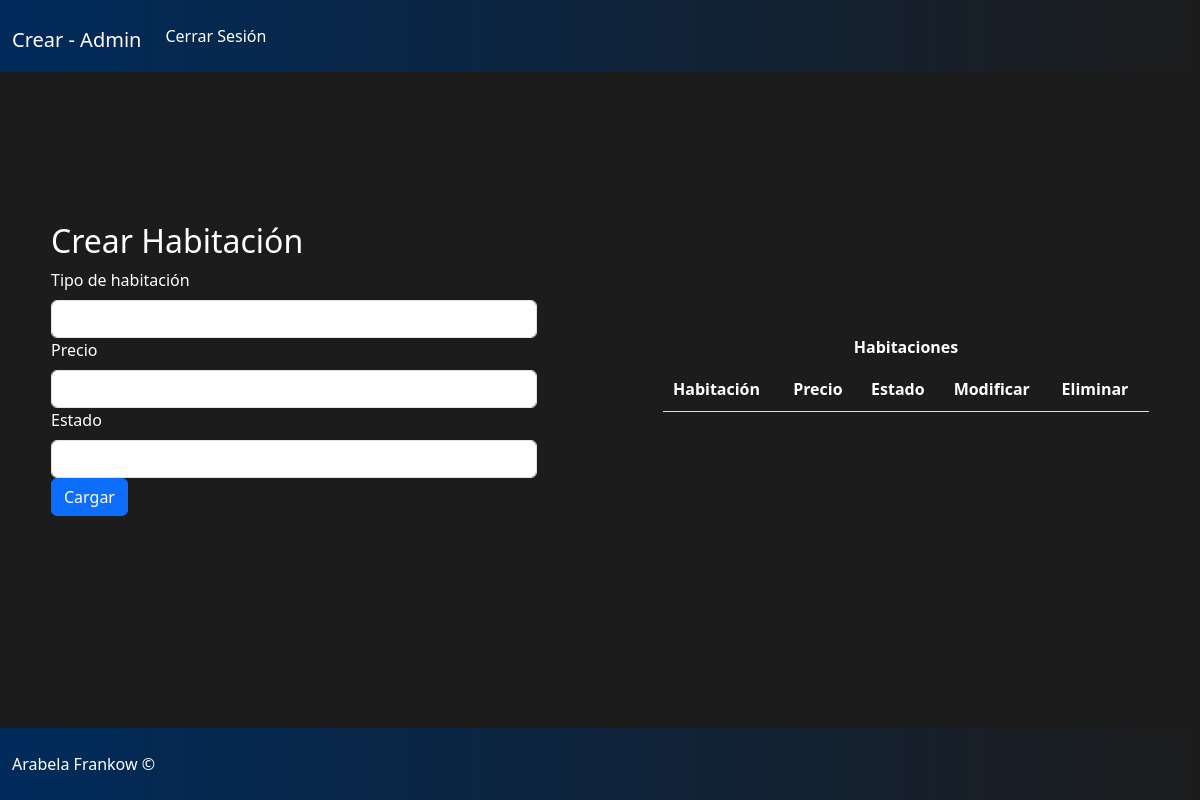
Page /admin/index.php on the earlier database version.
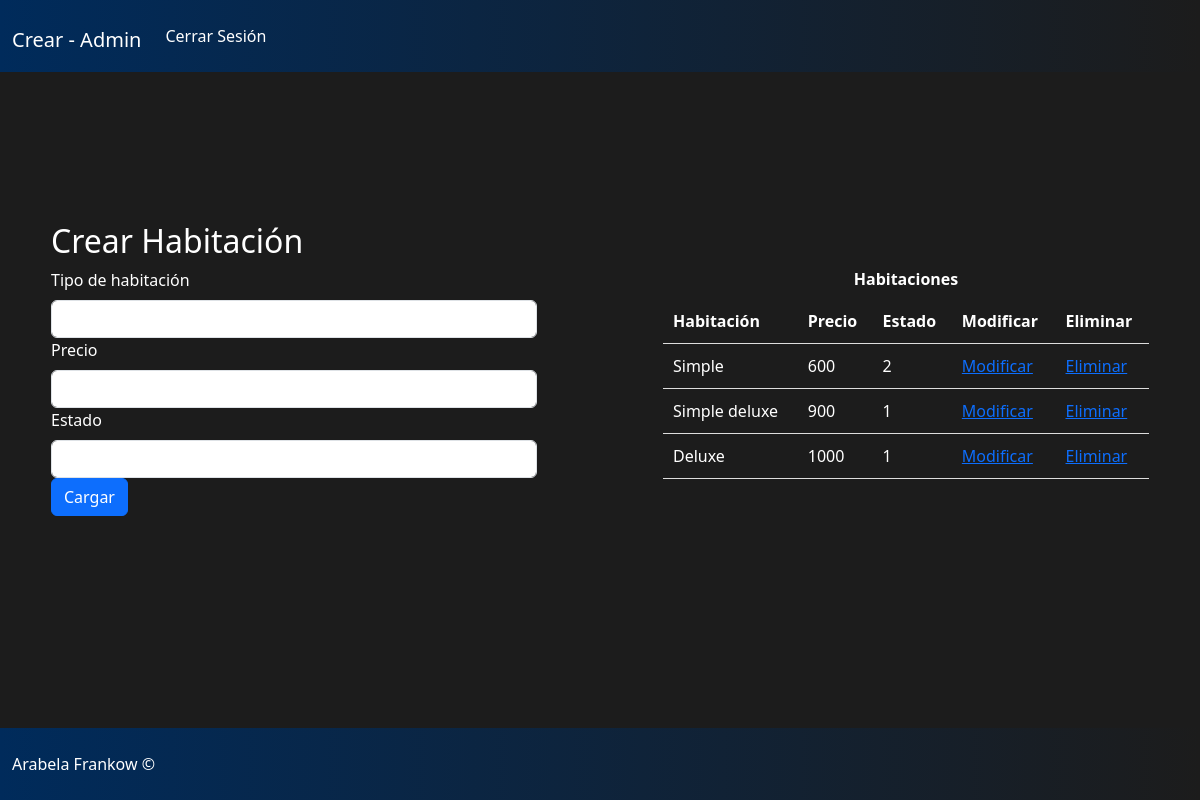
Same page on the later database version.
### tables this page shows
CREATE TABLE `habitacion` (
  `id_Habitacion` int(11) NOT NULL,
  `tipo` varchar(45) NOT NULL,
  `precio` double NOT NULL,
  `fk_Estado` int(11) NOT NULL
);

### admin/index.php (the view, shortened to what this page needs)
<?php
include_once("../componentes/conf/conf.php");
?>
<!DOCTYPE html>
<html lang="es">
<head>
    <link rel="stylesheet" href="../asset/css/bootstrap.css">
    <link rel="stylesheet" href="../asset/css/estilos.css">
    <link rel="stylesheet" href="../../asset/css/estilos.css">
</head>
<body>
    <header>
        <nav class="navbar navbar-expand-lg color">
            <div class="container-fluid">
                <h1><a class="navbar-brand letra" href="../index.php" >Crear - Admin</a></h1>
                <div class="collapse navbar-collapse" id="navbarNav">
                    <ul class='navbar-nav'>
                        <li class='nav-item' >
                            <a href='../componentes/security/logout.php' class='nav-link letra' >Cerrar Sesión</a>
                        </li>
                    </ul>
                </div>
            </div>
        </nav>
    </header>
    <main>
        <section class="row abajo">
            <article class="col-5 mover">
            <h2 class="letra">Crear Habitación</h2>
            <form action="alta/alta_cat.php" method="get" >
                <div>
                    <label for="habitacion" class="form-label letra">Tipo de habitación</label>
                    <input id="habitacion"  type="text"  name="habitacion" class="form-control">
                </div>
                <div>
                    <label for="precio" class="form-label letra">Precio</label>
                    <input id="precio"  type="number"  name="precio" class="form-control">
                </div>
                <div>
                    <label for="estado" class="form-label letra">Estado</label>
                    <input id="estado"  type="number"  name="estado" class="form-control">
                </div>
                <div>
                    <input type="submit" value="Cargar" class="btn btn-primary">
                </div>
            </form>
            </article>
            <article class="col-5 mover">
                <table>
                    <caption class="letra">Habitaciones</caption>
                    <thead>
                        <th class="letra">Habitación</th>
                        <th class="letra">Precio</th>
                        <th class="letra">Estado</th>
                        <th class="letra">Modificar</th>
                        <th class="letra">Eliminar</th>
                    </thead>
                    <tbody>
                        <?php
                            $consulta = "SELECT * FROM habitacion";
                            $resultado =  mysqli_query($con,$consulta);
                            while($fila = mysqli_fetch_array($resultado)){
                                print "
                                    <tr>
                                        <td class='letra'>$fila[tipo]</td>
                                        <td class='letra'>$fila[precio]</td>
                                        <td class='letra'>$fila[fk_Estado]</td>
                                        <td class='letra'><a href=modi/mod_cat.php?id=$fila[id_Habitacion]  >Modificar</a></td>
                                        <td class='letra'><a href=baja/eliminar_cat.php?id=$fila[id_Habitacion]  >Eliminar</a></td>
                                    </tr>
                                ";
                            }
                        ?>
                    </tbody>
                </table>
            </article>
        </section>
    </main>
    <footer>
        <nav class="navbar fixed-bottom color">
            <div class="container-fluid">
                <p class="letra pt-3">Arabela Frankow &copy;</p>
            </div>
        </nav>
    </footer>
</body>
</html>

### asset/css/estilos.css (style rules this page uses)
body { background-color: #1C1C1C; overflow-x: hidden; }
.color { background: linear-gradient(90deg, #002B5B, #1C1C1C); }
.letra { color: white; }
table { width: 100%; }
th, td { padding: 10px; border-bottom: 1px solid #ddd; }
tr { height: 25px; }
caption { caption-side: top; text-align: center; font-weight: bold; }
.abajo { margin-top: 12.5%; margin-bottom: 12.5%; }
.mover { margin: auto; }

Differences in the rows shown:
added habitacion: tipo "Simple", precio "600", fk_Estado "2"
added habitacion: tipo "Simple deluxe", precio "900", fk_Estado "1"
added habitacion: tipo "Deluxe", precio "1000", fk_Estado "1"
